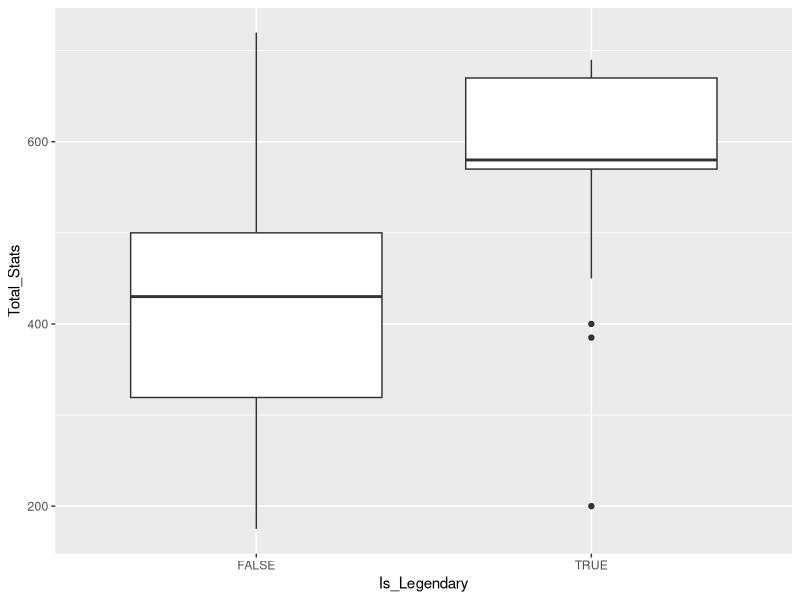

This chart was generated by the following R code:
## ---- chunk 1
library(readr)
## ---- chunk 2
X29_Pokemon <- read_csv("29. Pokemon.csv")
## ---- chunk 3
Legendarios <- subset(X29_Pokemon, Is_Legendary == TRUE)

## ---- chunk 4
no_legendarios <- subset(X29_Pokemon, Is_Legendary == FALSE)
## ---- chunk 5
print(Legendarios)
## ---- chunk 6
print(no_legendarios)
## ---- chunk 7
mean(Legendarios$Total_Stats)
## ---- chunk 8
mean(no_legendarios$Total_Stats)
## ---- chunk 9
install.packages("ggplot2")
## ---- chunk 10
library(ggplot2)
## ---- chunk 11
ggplot(X29_Pokemon, aes(x = Is_Legendary, y = Total_Stats)) + geom_boxplot() + labs(tittle = "Legendarios")
